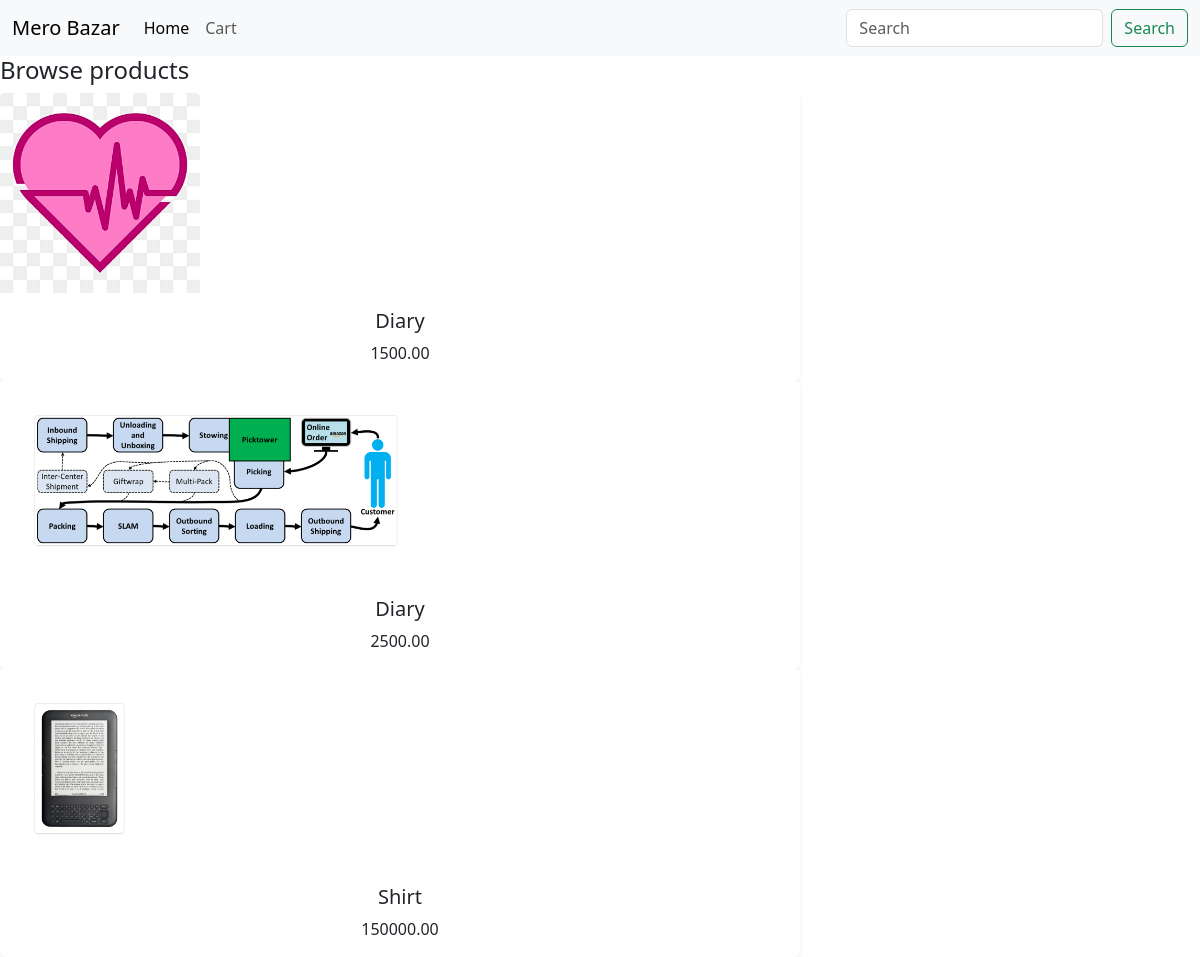
The page / on the database its author committed.
### catalog/models.py (models this page shows, shortened)
class Product(models.Model):
    name=models.CharField(max_length=255)
    price=models.DecimalField(max_digits=10,decimal_places=2)
    category=models.ForeignKey(Category,on_delete=models.CASCADE)
    photo=models.FileField(upload_to='uploads/')

### catalog/views.py (the view)
# urls.py: path("",views.home,name='home'),
def home(request):
    products=Product.objects.all()
    return render(request,'index.html',{'products':products})

### catalog/templates/index.html (shortened to what this page needs)
{%extends "base.html" %}
{%block homepage%}
<div class="Container">
    <div class="Row">
        <div class="col-md-8">
            <h4>Browse products</h4>
            <div class="Container">
                <div class="Row">
                    {% for product in products %}
                    <div class="Col">
                        <div class="card border-0 shadow-sm">
                            <a href="/product/{{product.id}}/"><img src="{{product.photo.url}}" class="card-img-top" alt="" style="height: 200px;width: auto;"></a>
                            <div class="card-body">
                                <h5 class="card-title text-center">{{product.name}}</h5>
                                <p class="card-text text-center">{{product.price}}</p>
                            </div>
                        </div>
                    </div>
                    {% endfor %}
                </div>
            </div>
        </div>
    </div>
</div>
{% endblock %}

### rows shown on the page
Product: photo (picture), name "Diary", price "1500.00"
Product: photo (picture), name "Diary", price "2500.00"
Product: photo (picture), name "Shirt", price "150000.00"
